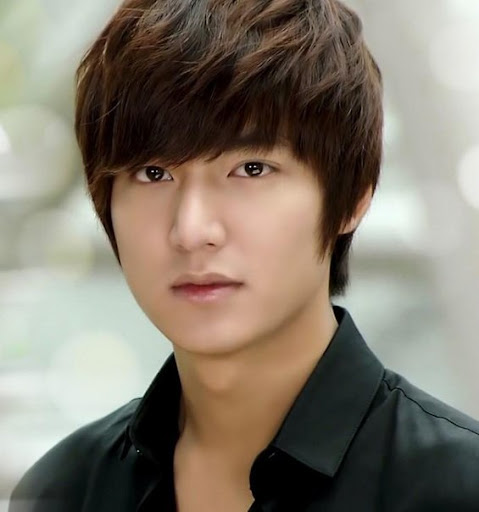
#> input picture ImgExternal/2/11.jpg, 479 x 512 px; its folder holds only this picture in this run
$ python Processing.py
#> lines starting #> are read from the running program, lines starting #| are printed output that depends on the picture
# -*- coding: utf-8 -*-
"""
Created on Tue Nov  2 19:54:57 2021
@author: Cao Van Vinh
NHận diện khuôn mặt với OpenCV

"""

# Face Recognition with OpenCV
import cv2
import os
import numpy as np
import pickle
import sqlite3


def processImage(data_folder_path):
#> called with data_folder_path = 'ImgExternal'
    subject_images_names = os.listdir(data_folder_path)
    # load OpenCV face detector use LBP  more accurate but slow Haar classifier
    face_cascade = cv2.CascadeClassifier('opencv-files/haarcascade_frontalface_alt.xml')
    # detect face and add face to list of faces
    for image_name in subject_images_names:
        # build image path
        image_paths = data_folder_path+"/"+image_name
        subject_images_names1 = os.listdir(image_paths)
        sampleNum=0
        id = image_name
        for image_path in subject_images_names1:
            every_image = image_paths+"/"+image_path

            # read image
            image = cv2.imread(every_image)
#> image is the input picture: shape (512, 479, 3); mean B, G, R 109.1, 122.2, 131

            # display an image window to show the image
            cv2.imshow("Processing on image...",cv2.resize(image,(400,500)))
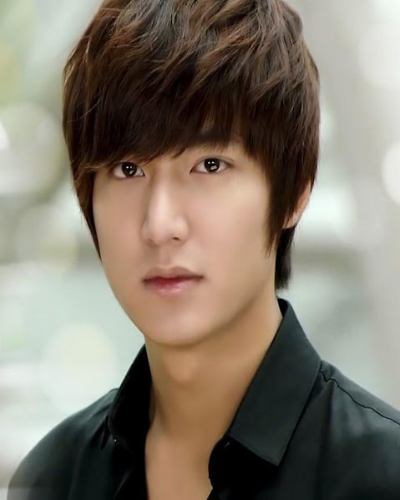
#> window 'Processing on image...': shape (500, 400, 3); mean B, G, R 109, 122.1, 130.9
            cv2.waitKey(1000)

            # detect face
            # convert the test image to gray image as opencv face detector expects gray images
            gray = cv2.cvtColor(image, cv2.COLOR_BGR2GRAY)
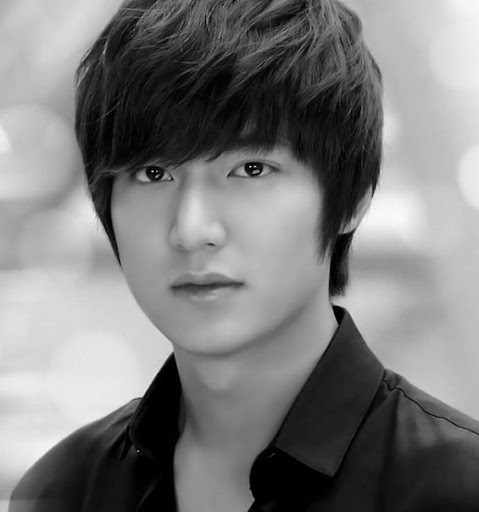
#> gray: shape (512, 479); min 0, max 250, mean 123.3

            # detect multiscale images
            faces = face_cascade.detectMultiScale(gray, 1.1,5)  # result is a list of faces
#> faces = [[75, 85, 260, 260]]

            for (x,y,w,h) in faces:
                everygray = gray[y:y+h,x:x+w]
                cv2.rectangle(everygray,(x,y),(x+w,y+h),(255,0,0),2)
                #incrementing sample number
                sampleNum=sampleNum+1
                #saving the captured face in the dataset folder
                cv2.imwrite("dataSet/User."+id +'.'+ str(sampleNum) + ".jpg", everygray)

                cv2.imshow('Face',everygray)
#> this loop made 1 pass
#> (x, y, w, h, sampleNum) on pass 1: (75, 85, 260, 260, 1)
#> pass 1, in processImage, `everygray = gray[y:y+h,x:x+w]`:
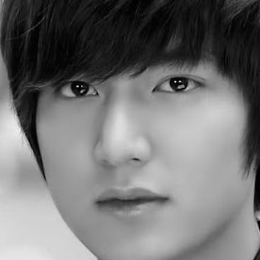
#> everygray: shape (260, 260); min 0, max 248, mean 114.7
#> pass 1, in processImage, `cv2.imwrite("dataSet/User."+id +'.'+ str(sampleNum) + ".jpg", everygray)`:
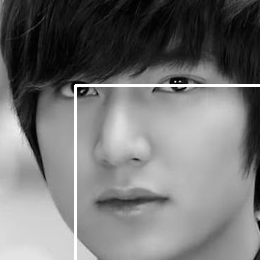
#> saved as User.2.1.jpg: shape (260, 260); min 0, max 255, mean 116.8
#> after the loop, sampleNum = 1
        print("folder "+str(image_name)+": "+str(sampleNum)+" image processed.");
#| folder 2: 1 image processed.

        #wait for 100 miliseconds
        if cv2.waitKey(1) & 0xFF == ord('q'):
#> (key q is pressed here)
            break
    cv2.destroyAllWindows()

print("Processing data...")
processImage("ImgExternal")

print("Data processed!")

$ run again, on ImgExternal/3/10.jpg
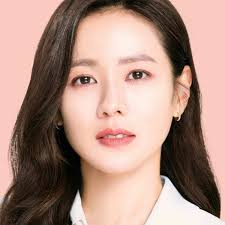
#> input picture ImgExternal/3/10.jpg, 225 x 225 px
#> in processImage, image is the input picture: shape (225, 225, 3); mean B, G, R 129.5, 141.7, 173
#> in processImage, `gray = cv2.cvtColor(image, cv2.COLOR_BGR2GRAY)`:
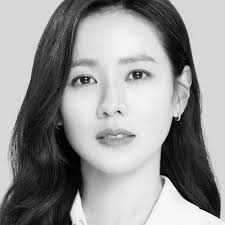
#> gray: shape (225, 225); min 0, max 254, mean 149.7
#> faces = [[44, 25, 138, 138]]
#> the loop in processImage, `for (x,y,w,h) in faces:` made 1 pass
#> (x, y, w, h, sampleNum) on pass 1: (44, 25, 138, 138, 1)
#> pass 1, in processImage, `cv2.imwrite("dataSet/User."+id +'.'+ str(sampleNum) + ".jpg", everygray)`:
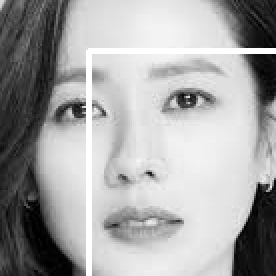
#> saved as User.3.1.jpg: shape (138, 138) (shown 2 times larger); min 0, max 255, mean 164.5
#> after the loop in processImage, `for (x,y,w,h) in faces:`: sampleNum = 1
#| folder 3: 2 image processed.

$ run again, on ImgExternal/2/User.2.10.jpg
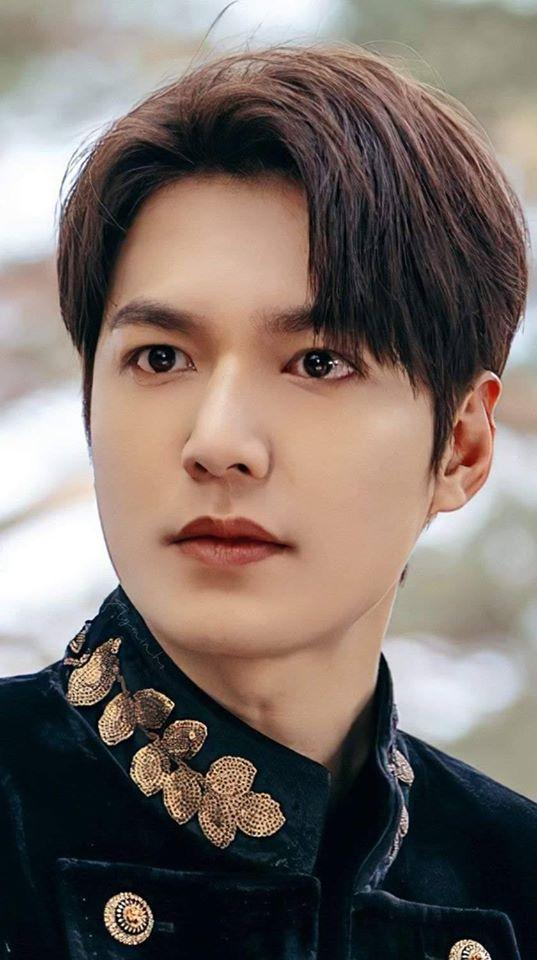
#> input picture ImgExternal/2/User.2.10.jpg, 537 x 960 px
#> in processImage, image is the input picture: shape (960, 537, 3); mean B, G, R 103.7, 110, 122.6
#> in processImage, `gray = cv2.cvtColor(image, cv2.COLOR_BGR2GRAY)`:
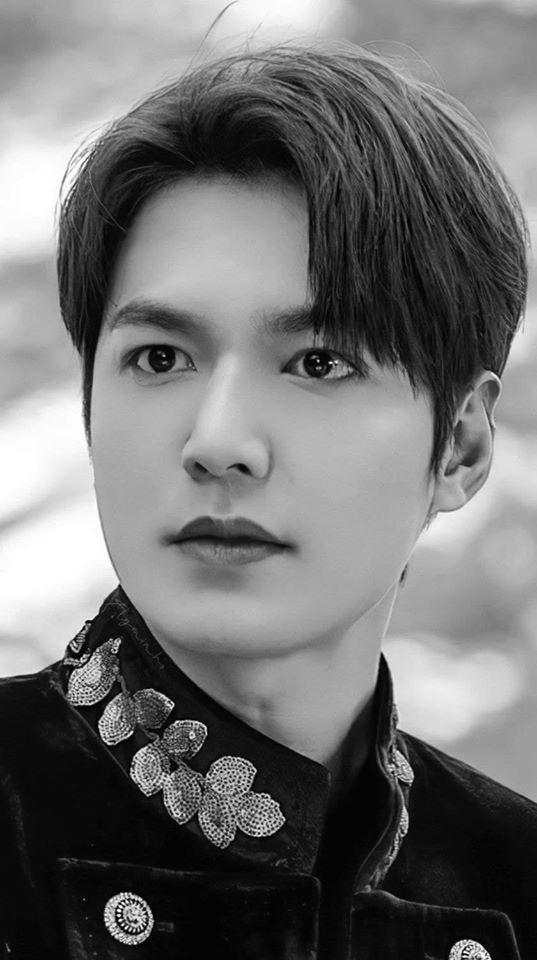
#> gray: shape (960, 537); min 0, max 255, mean 113
#> faces = [[45, 216, 367, 367]]
#> the loop in processImage, `for (x,y,w,h) in faces:` made 1 pass
#> (x, y, w, h, sampleNum) on pass 1: (45, 216, 367, 367, 1)
#> pass 1, in processImage, `cv2.imwrite("dataSet/User."+id +'.'+ str(sampleNum) + ".jpg", everygray)`:
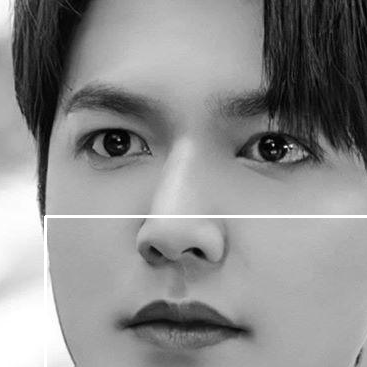
#> saved as User.2.1.jpg: shape (367, 367); min 0, max 255, mean 140.9
#> after the loop in processImage, `for (x,y,w,h) in faces:`: sampleNum = 1
#| folder 2: 1 image processed.
